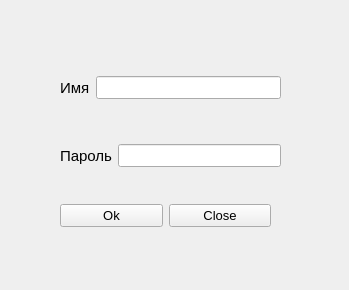
<?xml version="1.0" encoding="UTF-8"?>
<ui version="4.0">
 <class>connectToBD</class>
 <widget class="QWidget" name="connectToBD">
  <property name="geometry">
   <rect>
    <x>0</x>
    <y>0</y>
    <width>349</width>
    <height>290</height>
   </rect>
  </property>
  <property name="windowTitle">
   <string>Подключение к БД</string>
  </property>
  <widget class="QWidget" name="">
   <property name="geometry">
    <rect>
     <x>60</x>
     <y>70</y>
     <width>221</width>
     <height>35</height>
    </rect>
   </property>
   <layout class="QGridLayout" name="gridLayout">
    <item row="0" column="0">
     <widget class="QLabel" name="nameLable">
      <property name="font">
       <font>
        <pointsize>11</pointsize>
        <weight>50</weight>
        <bold>false</bold>
       </font>
      </property>
      <property name="frameShadow">
       <enum>QFrame::Plain</enum>
      </property>
      <property name="lineWidth">
       <number>1</number>
      </property>
      <property name="text">
       <string>Имя</string>
      </property>
      <property name="textFormat">
       <enum>Qt::AutoText</enum>
      </property>
     </widget>
    </item>
    <item row="0" column="1">
     <widget class="QLineEdit" name="nameEdit">
      <property name="font">
       <font>
        <pointsize>10</pointsize>
       </font>
      </property>
      <property name="clearButtonEnabled">
       <bool>true</bool>
      </property>
     </widget>
    </item>
   </layout>
  </widget>
  <widget class="QWidget" name="">
   <property name="geometry">
    <rect>
     <x>60</x>
     <y>140</y>
     <width>221</width>
     <height>31</height>
    </rect>
   </property>
   <layout class="QGridLayout" name="gridLayout_2">
    <item row="0" column="0">
     <widget class="QLabel" name="passwordLable">
      <property name="font">
       <font>
        <pointsize>11</pointsize>
        <weight>50</weight>
        <bold>false</bold>
       </font>
      </property>
      <property name="frameShadow">
       <enum>QFrame::Plain</enum>
      </property>
      <property name="lineWidth">
       <number>1</number>
      </property>
      <property name="text">
       <string>Пароль</string>
      </property>
      <property name="textFormat">
       <enum>Qt::AutoText</enum>
      </property>
     </widget>
    </item>
    <item row="0" column="1">
     <widget class="QLineEdit" name="passwordEdit">
      <property name="font">
       <font>
        <pointsize>10</pointsize>
       </font>
      </property>
      <property name="clearButtonEnabled">
       <bool>true</bool>
      </property>
     </widget>
    </item>
   </layout>
  </widget>
  <widget class="QWidget" name="">
   <property name="geometry">
    <rect>
     <x>60</x>
     <y>190</y>
     <width>211</width>
     <height>51</height>
    </rect>
   </property>
   <layout class="QGridLayout" name="gridLayout_3">
    <item row="0" column="0">
     <widget class="QPushButton" name="okButton">
      <property name="font">
       <font>
        <pointsize>10</pointsize>
       </font>
      </property>
      <property name="text">
       <string>Ok</string>
      </property>
     </widget>
    </item>
    <item row="0" column="1">
     <widget class="QPushButton" name="closeButton">
      <property name="font">
       <font>
        <pointsize>10</pointsize>
       </font>
      </property>
      <property name="text">
       <string>Close</string>
      </property>
     </widget>
    </item>
   </layout>
  </widget>
 </widget>
 <resources/>
 <connections/>
</ui>
